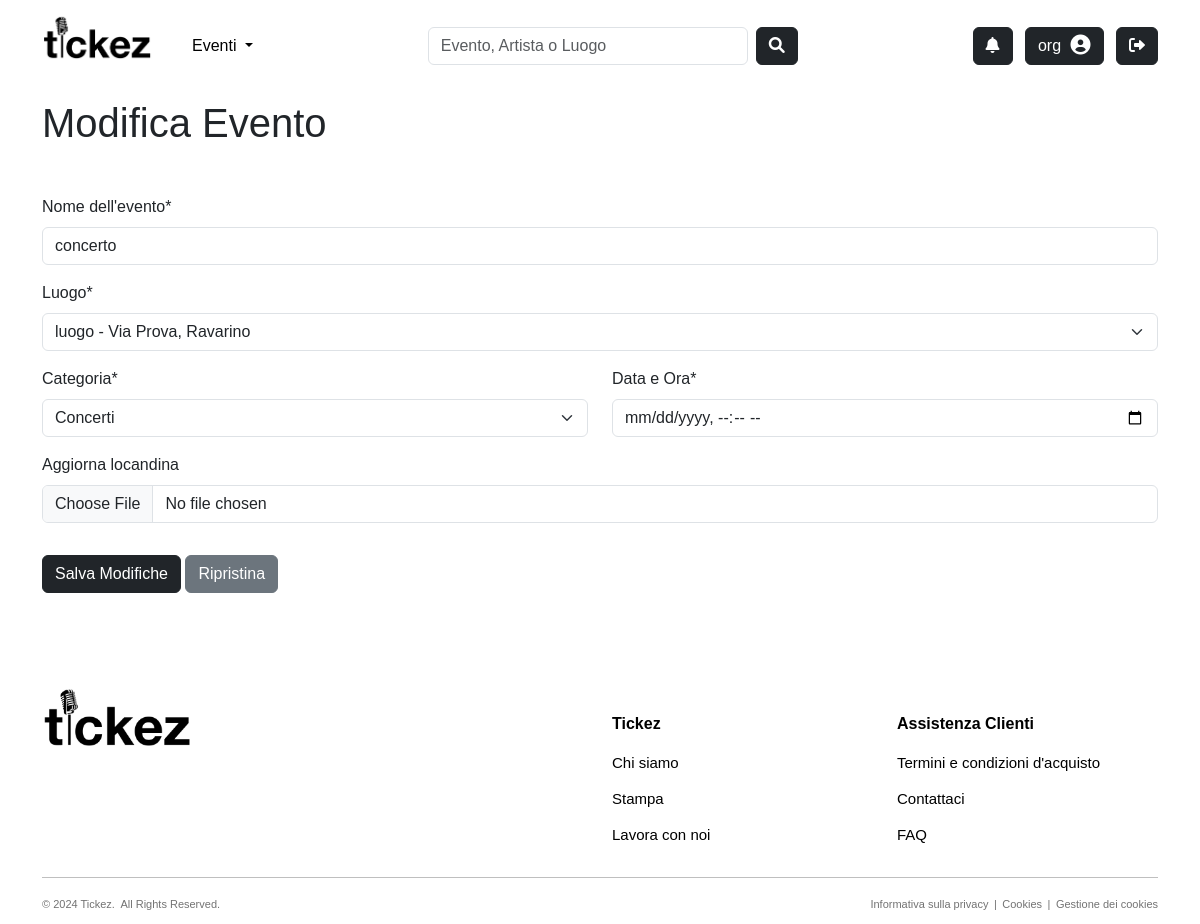
/products/update-event/concerto-13/ (signed in), run on an earlier commit of the app's database.
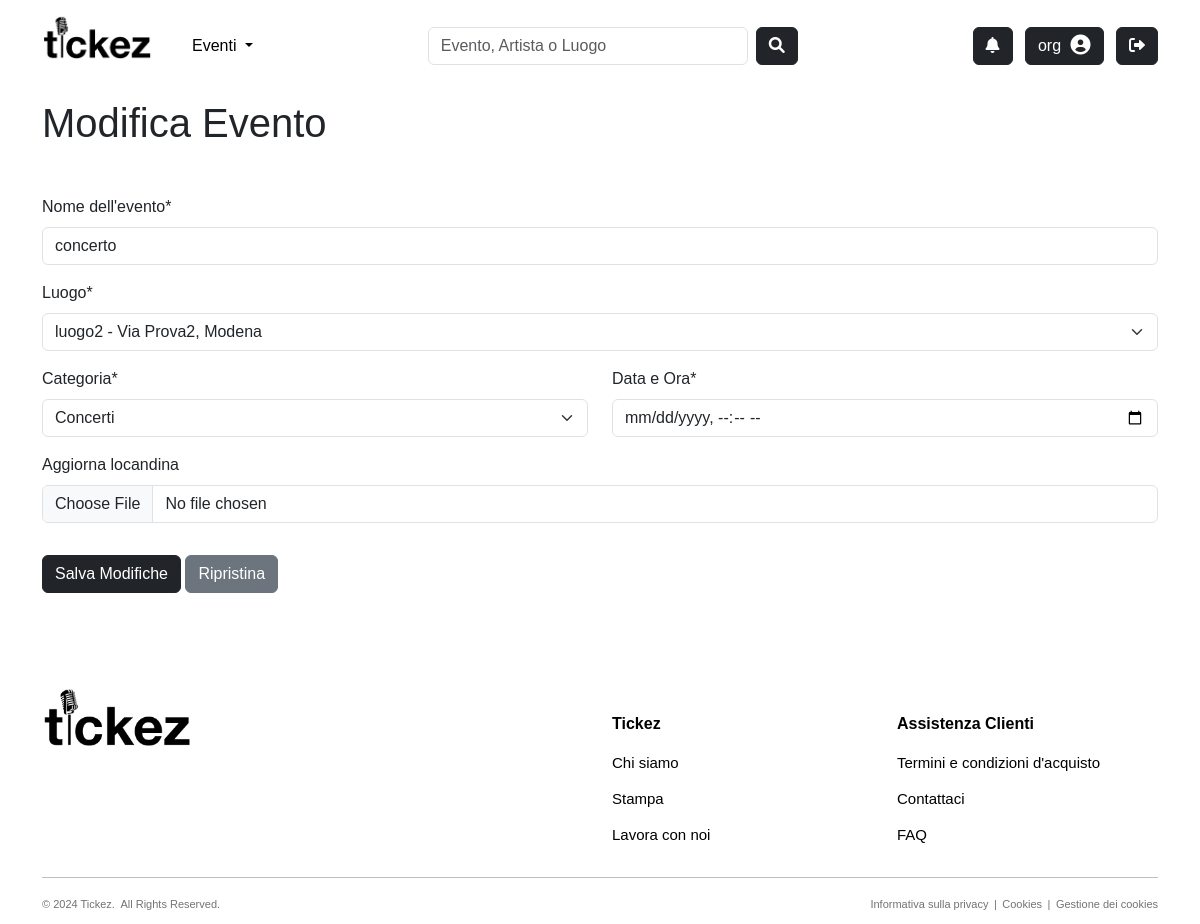
And on a later commit of the database.
### products/models.py (models this page shows, shortened)
class Evento(models.Model):
    CATEGORY_CHOICES = [('Concerti', 'Concerti'), ('Festival', 'Festival'), ('Teatro', 'Teatro')]
    nome = models.CharField(max_length=100, null=False, blank=False)
    slug = models.SlugField(max_length=200, null=False, unique=True, blank=True)
    categoria = models.CharField(max_length=100, choices=CATEGORY_CHOICES, null=False, blank=False)
    data_ora = models.DateTimeField(null=False, blank=False, default=timezone.now)
    locandina = models.ImageField(blank=True, upload_to="images/events")
    descrizione = models.TextField(null=True, blank=True, default='')
    visualizzazioni = models.IntegerField(null=True, blank=True, default=0)
    organizzatore = models.ForeignKey(to='users.Organizzatore', on_delete=models.CASCADE, null=False, blank=False, related_name='eventi_organizzati')
    luogo = models.ForeignKey(to='common.Luogo', on_delete=models.CASCADE, null=False, blank=False, related_name='eventi_programmati')
    followers = models.ManyToManyField(to='users.Utente', blank=True, default=None, related_name='eventi_preferiti')
    class Meta:
        verbose_name_plural = 'Eventi'

### common/models.py (models this page shows, shortened)
class Luogo(models.Model):
    nome = models.CharField(max_length=50, null=False, blank=False)
    slug = models.SlugField(max_length=200, null=False, unique=True, blank=True)
    indirizzo = models.CharField(max_length=255)
    citta = models.CharField(max_length=100)
    capienza_persone = models.PositiveIntegerField()
    immagine = models.ImageField(blank=True, upload_to="images/venues", default=join('static', 'images', 'defaults', 'default_venue.jpg'))
    followers = models.ManyToManyField(to='users.Utente', blank=True, default=None, related_name='luoghi_preferiti')
    affittuari = models.ManyToManyField(to='users.Organizzatore', blank=True, default=None, related_name='luoghi_affittati')
    def __str__(self):
        return f"{self.nome} - {self.indirizzo}, {self.citta}"
    class Meta:
        verbose_name_plural = 'Luoghi'

### products/views.py (the view, shortened to what this page needs)
# urls.py: path('update-event/<slug:slug>-<int:pk>/', views.UpdateEventView.as_view(), name="update-event"),
class UpdateEventView(OrganizerOrSuperuserRequiredMixin, UpdateView):
    model = Evento
    template_name = "products/update_entity.html"
    def get_form_class(self):
        if self.request.user.is_superuser:
            return AdminEventCrispyForm
        return EventCrispyForm
    def get_form_kwargs(self):
        kwargs = super().get_form_kwargs()
        kwargs['action'] = 'Salva Modifiche'
        return kwargs
    def get_context_data(self, **kwargs):
        context = super().get_context_data(**kwargs)
        context['entity'] = 'Evento'
        context['name'] = self.object.nome
        return context

### common/context_processors.py (called while the page is built)
def notifications(request):
    notifications = []
    unread_count = 0
    if request.user.is_authenticated:
        try:
            utente = request.user.utente
            notifications = Notifica.objects.filter(organizzatore__in=utente.organizzatori_preferiti.all()).order_by('-data_ora')
            unread_count = notifications.filter(letta=False).count()
        except:
            utente = None
    return {
        'notifications': notifications,
        'unread_count': unread_count,
    }

### products/views.py (called while the page is built)
    def test_func(self):
        user = self.request.user
        obj = self.get_object()
        return user.is_superuser or (user.groups.filter(name="Organizzatori").exists() and obj.organizzatore.user == user)

### products/templates/products/update_entity.html (shortened to what this page needs)
{% extends "products/base_products.html" %}
{% load static %}
{% load crispy_forms_tags %}
{% load tz %}
{% block content %}
<div class="container">
    <h1 class="mb-5">Modifica {{entity}}</h1>
    <form method="POST" enctype="multipart/form-data"> {% csrf_token %}
        {% crispy form %}
    </form>
</div>
{% endblock %}

What changed in the data, as far as the page shows it:
changed Evento "Concerti": luogo "luogo - Via Prova, Ravarino" → "luogo2 - Via Prova2, Modena"
